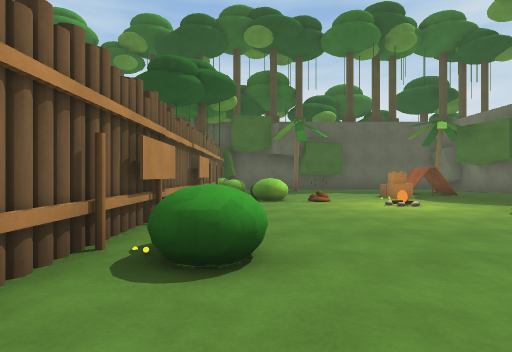
view 1 (above)

15 first-person views from a walk through a 3-D level made in the Unity game engine. The camera is 1.2 m above the floor, looks level and sees 80° across. The floor is counted in squares, 2 m on a side. Each view is taken from the middle of a square. On the plan, view 1 faces up. The plan holds only what a view shows up to about 9 squares ahead; the rest is blank. The place goes on beyond the plan. The player is left out.

view 2
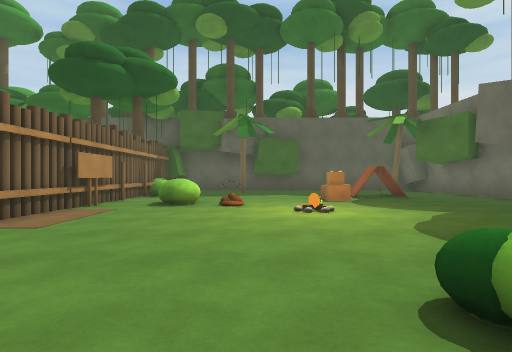

view 3
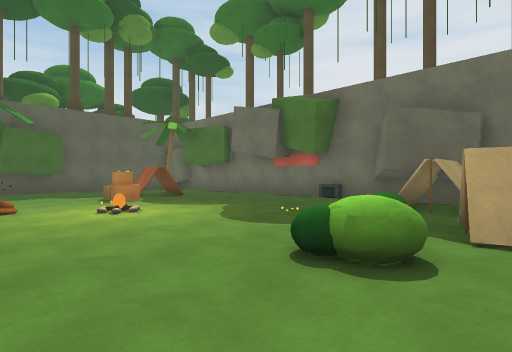

view 4
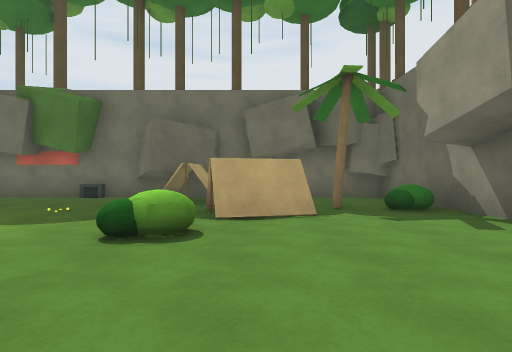

view 5
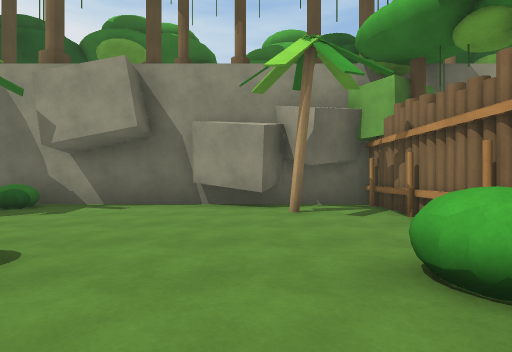

view 6
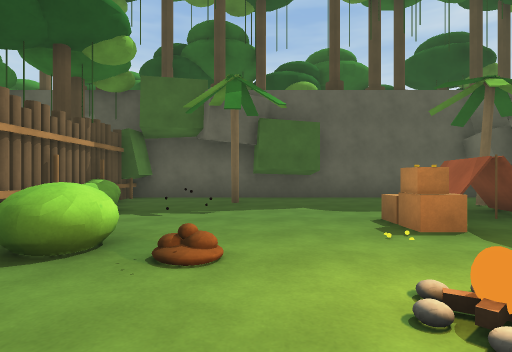

view 7
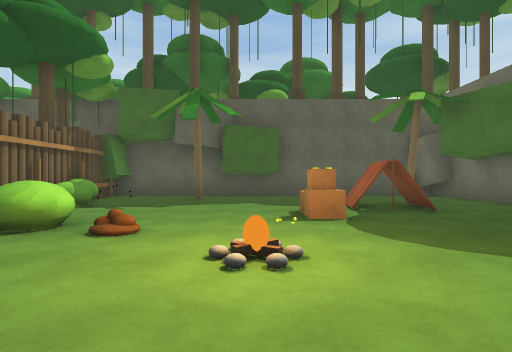

view 8
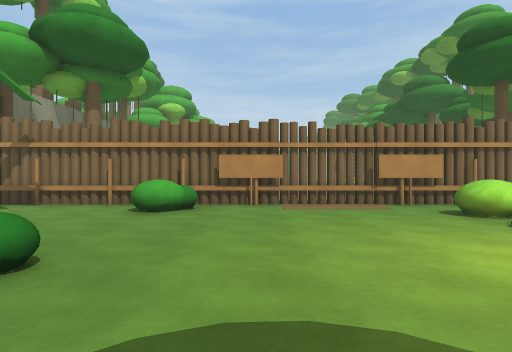

view 9
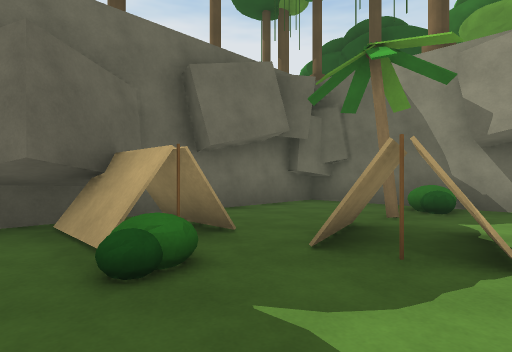

view 10
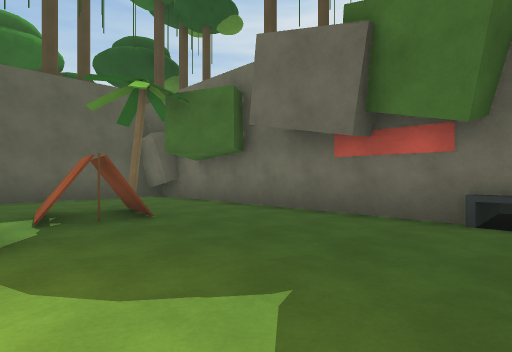

view 11
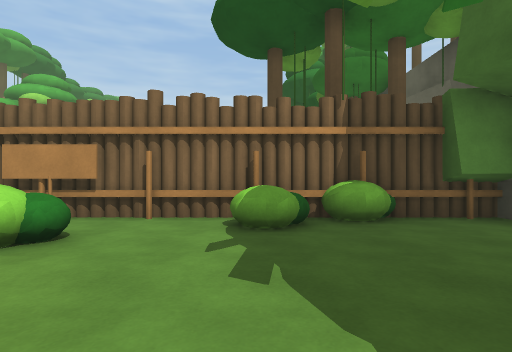

view 12
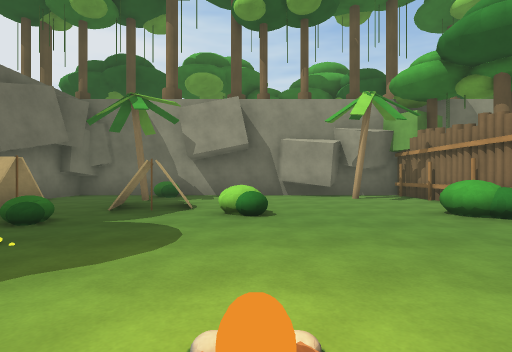

view 13
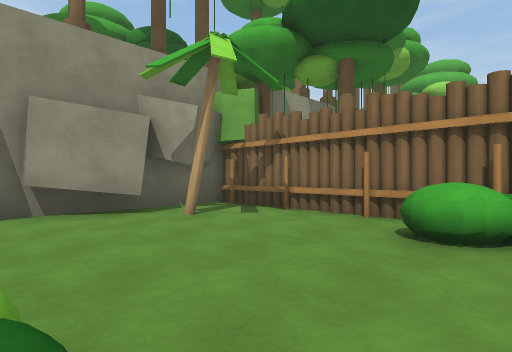

view 14
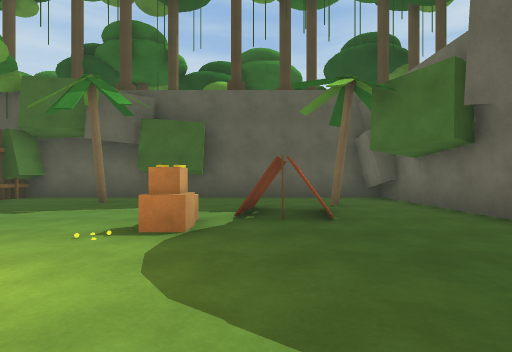

view 15
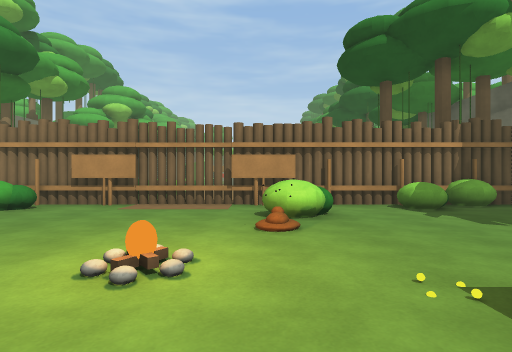

### Floor plan
Points are (right, up) in squares from view 1. A wall is a line through its corners. A room is listed if a view was taken in it or the views show most of it. See-through windows are left out.
Room 1 (views 1, 2, 3, 4, 5, 6, 7, 8, 9, 10, 11, 12, 13, 14, 15)
walls: (7.3, 3.6) (8.6, 4.3); (3.7, 12.8) (2.1, 12.5); (8, 2.2) (7.4, 3.3); (8.5, 2.4) (8.5, 13.5) (-1.5, 13.5); (-0.4, -2) (0, -1.7); (0.4, -2.6) (0.9, -1.6) (2.4, -2.3); (-0.5, -2.5) (8.5, -2.5) (8.5, 2); (8.5, 12.5) (8.1, 12.5) (8, 13.5); (7.9, -2.6) (8.2, -1.4)
low walls: (8.3, 5.1) (8.3, 5.9); (9.5, 5.7) (8.2, 5.7)
objects: other object (-4, -1) to (-3, -1); other object (-3, 0); other object (-3, 10) to (-3, 11); other object (-2, -2); other object (-2, -1); other object (-2, 0); other object (-2, 1); other object (-2, 2); other object (-2, 3); other object (-2, 4); other object (-2, 5); other object (-2, 6); other object (-2, 7); other object (-2, 8); other object (-2, 9); other object (-2, 10); other object (-2, 11); other object (-2, 12); other object (-2, 13); other object (-2, 14); other object (-1, -3); other object (-1, -2); other object (-1, -1); other object (-1, 0); other object (-1, 1); other object (-1, 2); other object (-1, 3); other object (-1, 4); other object (-1, 5); other object (-1, 7); other object (-1, 8); other object (-1, 9); other object (-1, 10); other object (-1, 11); other object (-1, 12); other object (-1, 13); other object (0, -1); other object (0, 2); other object (0, 7) to (0, 8); other object (1, 7); other object (2, 12); other object (3, 2); other object (4, 9); other object (5, 0) to (6, 2); other object (5, 9) to (6, 11); other object (6, -2); other object (6, -1); other object (6, 3); other object (7, 2) to (7, 3); other object (7, 11)

Positions as (right, up) in squares from view 1, and headings:
1: (0, 0), facing up
2: (2, 1), facing up
3: (1, 1), facing up-right
4: (0, 1), facing right
5: (1, 4), facing down
6: (2, 5), facing up
7: (3, 4), facing up
8: (5, 4), facing left
9: (4, 4), facing down-right
10: (4, 5), facing up-right
11: (3, 10), facing left
12: (3, 7), facing down
13: (3, 3), facing down-left
14: (5, 5), facing up
15: (5, 7), facing left
